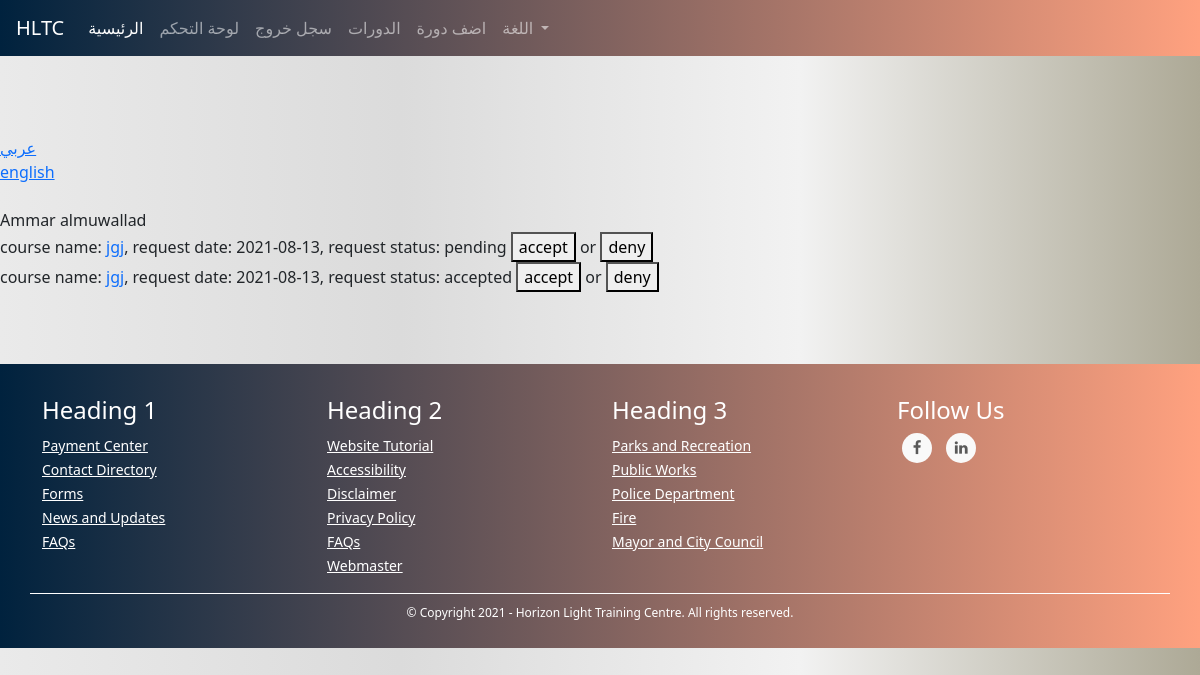
Page /admins/leave-requests (signed in) on the committed database.
### TUTOR/models.py (models this page shows, shortened)
class StudentDataModel(db.Model):
    id = db.Column(db.Integer, primary_key=True)
    date_of_birth = db.Column(db.DateTime, nullable=False)
    user_id = db.Column(db.Integer, db.ForeignKey('user_model.id'))
    courses = db.relationship('CourseModel', secondary=courses, lazy='subquery',
        backref=db.backref('students', lazy=True))

class UserModel(db.Model, UserMixin):
    id = db.Column(db.Integer, primary_key=True)
    first_name = db.Column(db.String(128), nullable=False)
    last_name = db.Column(db.String(128), nullable=False)
    username = db.Column(db.String(20), unique=True, nullable=False)
    email = db.Column(db.String(256), unique=True, nullable=False)
    password = db.Column(db.String(255), nullable=False)
    user_type = db.Column(db.String(30), nullable=False)
    _gender = db.Column(db.Boolean, nullable=False, default=True)
    email_confirmation_code = db.Column(db.String(5), nullable=True)
    is_confirmed = db.Column(db.Boolean, nullable=False, default=False)
    creation_date = db.Column(db.DateTime, nullable=False, default=datetime.utcnow)
    admin_data_model = db.relationship('AdminDataModel', backref='user', uselist=False)
    tutor_data_model = db.relationship('TutorDataModel', backref='user', uselist=False)
    student_data_model = db.relationship('StudentDataModel', backref='user', uselist=False)
    @property
    def full_name(self):
        return self.first_name + " " + self.last_name

class CourseModel(db.Model):
    id = db.Column(db.Integer, primary_key=True)
    name = db.Column(db.String(130), nullable=False)
    description = db.Column(db.String(1000), nullable=False)
    subject = db.Column(db.String(), nullable=False)
    price = db.Column(db.Integer, nullable=False)
    min_students = db.Column(db.Integer, nullable=False)
    max_students = db.Column(db.Integer, nullable=False)
    currency = db.Column(db.String(3), nullable=False)
    began = db.Column(db.Boolean, nullable=False, default=False)
    ended = db.Column(db.Boolean, nullable=False, default=False)
    course_type = db.Column(db.Integer, nullable=False) # 1 for start when min number # 2 for start with min and date
    _period = db.Column(db.Integer, nullable=True) # days
    _start_date = db.Column(db.DateTime, nullable=True)
    _end_date = db.Column(db.DateTime, nullable=True)
    links = db.Column(db.String(), nullable=False) # {"zoom": "link", ....}
    weekly_time_table_json  = db.Column(db.String(1000), nullable=False) # {"saturday": {"from": ..., "to": ...}, ...}
    _state = db.Column(db.String(), nullable=False, default=json.dumps({"state_code": 1, "state_string": "لم تبدأ بعد", "allowed_actions": ["join", "view", "start", "cancel"]})) # {"state_code": 2, "state_string": "قائم", "allowed_actions": ["view", "end"]} {"state_code": 3, "state_string": "انتهى", "allowed_actions": ["delete"]} {"state_code": 4, "state_string": "ملغي", "allowed_actions": ["delete"]}
    number_of_students_paid = db.Column(db.Integer, nullable=False, default=0)
    have_sent_first_payment_emails = db.Column(db.Boolean, nullable=False, default=False)
    created_by_admin = db.Column(db.Boolean, nullable=False)
    creation_date = db.Column(db.DateTime, nullable=False, default=datetime.utcnow)
    payment_model = db.relationship('PaymentModel', backref='course', uselist=False)
    tutor_data_model_id = db.Column(db.Integer, db.ForeignKey('tutor_data_model.id'),
        nullable=False)
    def start(self):
        self.began = True
        self._state = json.dumps({"state_code": 2, "state_string": "قائم", "allowed_actions": ["view", "end"]})
        if self.course_type == 1:
            now = datetime.date(datetime.utcnow())
            self._start_date = now
            self._end_date = now + timedelta(days=self.period)
        db.session.commit()
        for sdm in self.students: # the paymetn is when a student joins not when the course begins bcz the course wont begin if students didn't pay
            send_student_course_start_email(sdm.user, self)
        send_tutor_course_start_email(self.tutor.user, self)
        return True
    def end(self):
        self.ended = True
        self._state = json.dumps({"state_code": 3, "state_string": "انتهى", "allowed_actions": ["delete"]})
        db.session.commit()
        for sdm in self.students:
            send_student_course_ended_email(sdm.user, self)
        send_tutor_course_ended_email(self.tutor.user, self)
        return True
    def cancel(self):
        self._state = json.dumps({"state_code": 4, "state_string": "ملغي", "allowed_actions": ["delete"]})
        db.session.commit()
        self.payment_model.refund_all()
        for sdm in self.students:
            send_student_course_canceled_email(sdm.user, self)
        send_tutor_course_canceled_email(self.tutor.user, self)

### TUTOR/ADMINISTRATION/routes.py (the view)
@admins_blueprint.route("/admins/leave-requests", methods=["GET"])
@login_required(ADMIN_TYPES)
def requests_list(): # admin only
    storage = AdminstrationStorageModel.instance()
    new_leave_requests = {}
    if storage.has_leave_requests():
        leave_requests = storage.leave_requests
        for student_id in leave_requests: #'{"student_id": [{"course_id": ..., "date": ..., "status": "pending"/"accepted"/"denied"}, {}], ....}'
            new_leave_requests[StudentDataModel.query.get(int(student_id))] = leave_requests[student_id] # change key to student pointer
            for student in new_leave_requests:
                for i, request in enumerate(new_leave_requests[student]):
                    new_leave_requests[student][i] = {"course": CourseModel.query.get(new_leave_requests[student][i].get("course_id")), "date": new_leave_requests[student][i].get("date"), "status": new_leave_requests[student][i].get("status")}
    return render_template("admins/leave_requests.html", requests=new_leave_requests)

### TUTOR/ADMINISTRATION/routes.py (called while the page is built)
@admins_blueprint.context_processor
def utility_processor():
    return dict(get_language_text=LngObj.get_language_text, get_current_page_language_list=LngObj.get_current_page_language_list, languages=LANGUAGES, admin_types=ADMIN_TYPES, settings=SiteSettingsModel.instance())

### TUTOR/models.py (called while the page is built)
@login_manager.user_loader
def load_user(user_id):
    return UserModel.query.get(int(user_id))

    @classmethod
    def instance(cls):
        return cls.query.get(1)

    @property
    def leave_requests(self):
        return json.loads(self._leave_requests)

    def has_leave_requests(self):
        return True if len(self.leave_requests) > 0 else False

    @classmethod
    def instance(cls):
        return cls.query.get(1)

### TUTOR/utils/languages.py (called while the page is built)
    @staticmethod
    def translate(page_name, language=DEFAULT_LANGUAGE): # returns specific language page
        return LngObj.read_language_file(page_name, language)

    @staticmethod
    def read_language_file(page_name, language):
        path = os.path.join(current_app.root_path,"static", "languages", language + ".json")
        with open(path, "r", encoding='utf-8') as f:
            language_dict = json.loads(f.read())
            page_list = language_dict.get(page_name)
            return page_list if page_list else []

    @staticmethod
    def get_validated_page_language_list(view, language_cookie): # returns specific language page with extra validation
        if not language_cookie or language_cookie not in list(LANGUAGES.keys()):
            page_language_list = LngObj.translate(view)
        else:
            page_language_list = LngObj.translate(view, language_cookie)
        return page_language_list

    @staticmethod
    def get_current_page_language_list(): # returns current page language list
        current_page, _args_dict = reverse_url_for(request.path)
        page_language_list = LngObj.get_validated_page_language_list(current_page, request.cookies.get("language"))
        return page_language_list

    @staticmethod
    def get_language_text(tag, language_list): # returns single text using it's tag
        return next(x.get("description") for x in language_list if x.get("tag") == tag)

### TUTOR/templates/admins/leave_requests.html (shortened to what this page needs)
{% extends "template.html" %}
{% block content %}
    <br><br><br>
       {% include "snippets/language_select.html" %}
    <br>
    {% for student in requests %}
        {{ student.user.full_name }}
        <br>
        {% for request in requests.get(student) %}
        course name: <a href="{{ url_for('courses_blueprint.course', course_id=request.get('course').id) }}">{{ request.get("course").name }}</a>, request date: {{ request.get("date") }}, request status: {{ request.get("status") }}
        <a href="{{ url_for('admins_blueprint.reply_to_leave_request', reply='accept', student_id=student.id, course_id=request.get('course').id) }}"><button>accept</button></a> or <a href="{{ url_for('admins_blueprint.reply_to_leave_request', reply='deny', student_id=student.id, course_id=request.get('course').id) }}"><button>deny</button></a>
        <br>
        {% endfor %}
        <br><br><br>
    {% endfor %}
{% endblock %}

### TUTOR/static/css/global.css (style rules this page uses)
body { background: #ADA996; background: -webkit-linear-gradient(to right, #EAEAEA, #DBDBDB, #F2F2F2, #ADA996); background: linear-gradient(to right, #EAEAEA, #DBDBDB, #F2F2F2, #ADA996); }

### rows in the picture
StudentDataModel: user.full_name "Ammar almuwallad", get "2021-08-13" "2021-08-13", get "pending" "accepted"
CourseModel: get "jgj" "jgj"

### other values in the picture
{{ value }} "عربي" "english"
